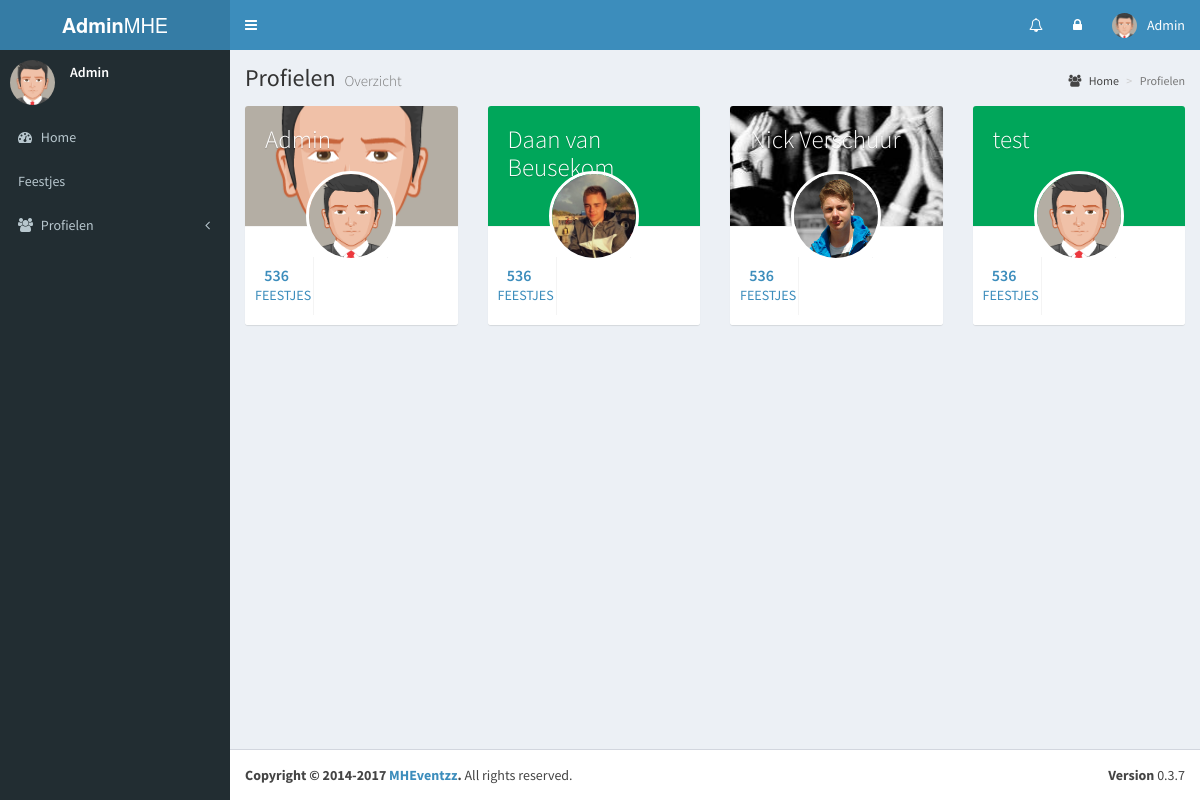
Screenshot of /admin/profiles.php (signed in) with the database file from the repository.
### tables this page shows
CREATE TABLE IF NOT EXISTS `users` (
  `user_id` int(3) NOT NULL AUTO_INCREMENT,
  `user_name` varchar(255) NOT NULL,
  `user_email` varchar(255) NOT NULL,
  `user_pass` tinytext NOT NULL,
  `user_birthday` date NOT NULL,
  `user_description` text NOT NULL,
  `user_online` tinyint(1) NOT NULL,
  `user_image` text NOT NULL,
  `user_since` date NOT NULL,
  `user_cover_image` text NOT NULL,
  PRIMARY KEY (`user_name`),
  UNIQUE KEY `user_id` (`user_id`)
);

### admin/profiles.php (the view)
<?php
include "top.php";
?>
  <div class="content-wrapper">
    <section class="content-header">
      <h1>
        Profielen
        <small>Overzicht</small>
      </h1>
      <ol class="breadcrumb">
        <li><a href="index.php"><i class="fa fa-users"></i> Home</a></li>
        <li class="active">Profielen</li>
      </ol>
    </section>
    <section class="content">
          <?php
            $SQL = "SELECT * FROM users ORDER BY user_name ASC";
            $col_number = 1;
            $result = $conn->query($SQL);
            while($row = mysqli_fetch_assoc($result)){
                if($col_number == 1){
                    echo "<div class='row'>";
                }
                echo "<a href='profile.php?show_user=" . $row['user_name'] . "'><div class='col-md-3 col-sm-6'>";
                    echo "<div class='box box-widget widget-user'>";
                        echo "<div class='widget-user-header bg-green'";
                            if(!empty($row['user_cover_image'])){
                                echo "style='background: url(\"" . $row['user_cover_image'] . "\") center center;'";
                            }
                        echo ">";
                            echo "<h3 class='widget-user-username'>" . $row['user_name'] . "</h3>";
                        echo "</div>";
                        echo "<div class='widget-user-image'>";
                            echo "<img class='img-circle' src='" . $row['user_image'] . "' alt='User Avatar'>";
                        echo "</div>";
                        echo "<div class='box-footer'>";
                            echo "<div class='row'>";
                                echo "<div class='col-sm-4 border-right'>";
                                    echo "<div class='description-block'>";
                                        echo "<h5 class='description-header'>536</h5>";
                                        echo "<span class='description-text'>Feestjes</span>";
                                    echo "</div>";
                                echo "</div>";
                                echo "<div class='col-sm-4 border-right'>";
                                echo "</div>";
                                echo "<div class='col-sm-4'>";
                                echo "</div>";
                            echo "</div>";
                        echo "</div>";
                    echo "</div>";
                echo "</div></a>";
                if($col_number == 4){
                    echo "</div>";
                    $col_number = 0;
                }
                $col_number++;
            }
          ?>
    </section>
  </div>
<?php
include "bottom.php";
?>

### rows the page displays
users: user_cover_image (picture), user_name "Admin", user_image (picture)
users: user_name "Daan van Beusekom", user_image (picture)
users: user_cover_image (picture), user_name "Nick Verschuur", user_image (picture)
users: user_name "test", user_image (picture)

### other values shown
$_SESSION['user_name'] "Admin"
